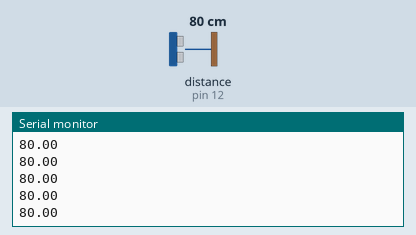
Recording of a sketch running on a simulated Arduino Uno, built with avr-gcc and run on an emulated ATmega328P. Parts: the last lines printed to the serial monitor. Inputs (shaded band) come from the test bench; at power-on: distance to the obstacle (sensor on pin 12) 80 cm.

Above: at 1.2 s.
1.3 s: distance to the obstacle (sensor on pin 12) set to 2 cm
At 1.38 s:
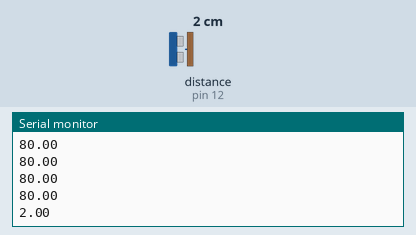
2.8 s: distance to the obstacle (sensor on pin 12) set to 4 cm
At 5.6 s:
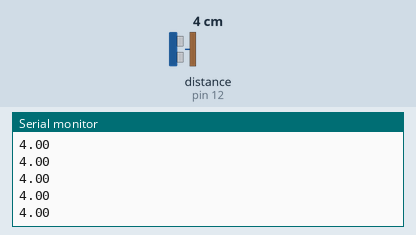
Timing chart, 0 to 7.1 s (numbered marks = the images above; inputs shaded):
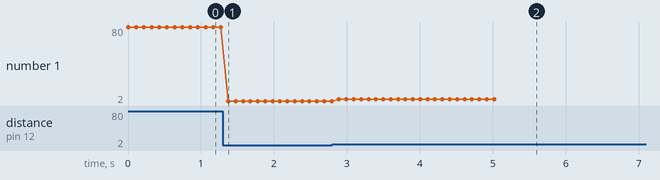

The sketch:

HCSR04ExampleCustom.ino
```cpp
#include <HCSR04.h>

UltraSonicDistanceSensor distanceSensor(13, 12);  // Initialize sensor that uses digital pins 13 and 12.
int count;
void setup () {
    count = 0;
    Serial.begin(9600);
}

void loop () {
    if (count < 50) {
      // Print reading to serial bus as fast as possible. Measured in cm.
      Serial.println(distanceSensor.measureDistanceCm());
      delay(100);
      count++;
    }
}
```

Measured:
- after the input at 1.3 s, the serial monitor: prints a new line after 0.07 s (image 1)
- after the input at 2.8 s, the serial monitor: prints a new line after 0.09 s (image 2)
- plotted number 1: 80 → 2 after the input at 1.3 s, 2 → 4 after the input at 2.8 s
